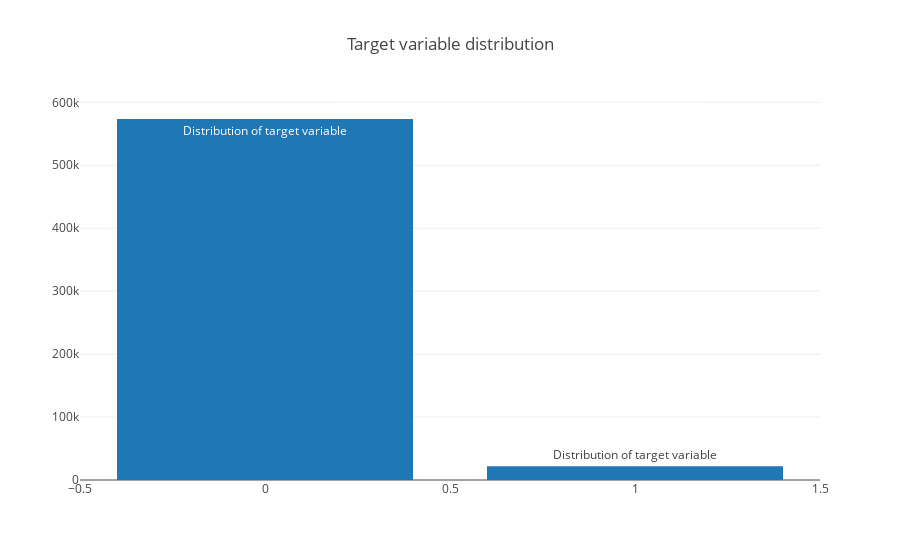

Notebook code for this chart:
### Markdown cell above
As we can see, the missing values now become much more apparent and clear when we visualise it, where the empty white bands (data that is missing) superposed on the vertical dark red bands (non-missing data) reflect the nullity of the data in that particular column. In this instance, we can observe that there are 7 features out of the 59 total features (although as rightly pointed out by Justin Nafe in the comments section there are really a grand total of 13 columns with missing values) that actually contained null values. This is due to the fact that the missingno matrix plot can only comfortable fit in approximately 40 odd features to one plot after which some columns may be excluded, and hence the remaining 5 null columns have been excluded. To visualize all nulls, try changing the figsize argument as well as tweaking how we slice the dataframe.

For the 7 null columns that we are able to observe, they are hence listed here as follows:

**ps_ind_05_cat | ps_reg_03 | ps_car_03_cat | ps_car_05_cat | ps_car_07_cat | ps_car_09_cat | ps_car_14**

Most of the missing values occur in the columns suffixed with _cat. One should really take further note of the columns ps_reg_03, ps_car_03_cat and ps_car_05_cat. Evinced from the ratio of white to dark bands, it is very apparent that a big majority of values are missing from these 3 columns, and therefore a blanket replacement of -1 for the nulls might not be a very good strategy.

**Target variable inspection**

Another standard check normally conducted on the data is with regards to our target variable, where in this case, the column is conveniently titled "target". The target value also comes by the moniker of class/label/correct answer and is used in supervised learning models along with the corresponding data that is given (in our case all our train data except the id column) to learn the function that best maps the data to our target in the hope that this learned function can generalize and predict well with new unseen data.

### Code cell
data = [go.Bar(
            x = train["target"].value_counts().index.values,
            y = train["target"].value_counts().values,
            text='Distribution of target variable'
    )]

layout = go.Layout(
    title='Target variable distribution'
)

fig = go.Figure(data=data, layout=layout)

py.iplot(fig, filename='basic-bar')

### Figure 1 — Plotly figure (JSON) as saved in the notebook; plotly's stock layout.template omitted (floating-point values rounded to 4 significant figures)
{"data": [{"text": "Distribution of target variable", "type": "bar", "x": [0, 1], "y": [573518, 21694]}], "layout": {"title": "Target variable distribution"}}
